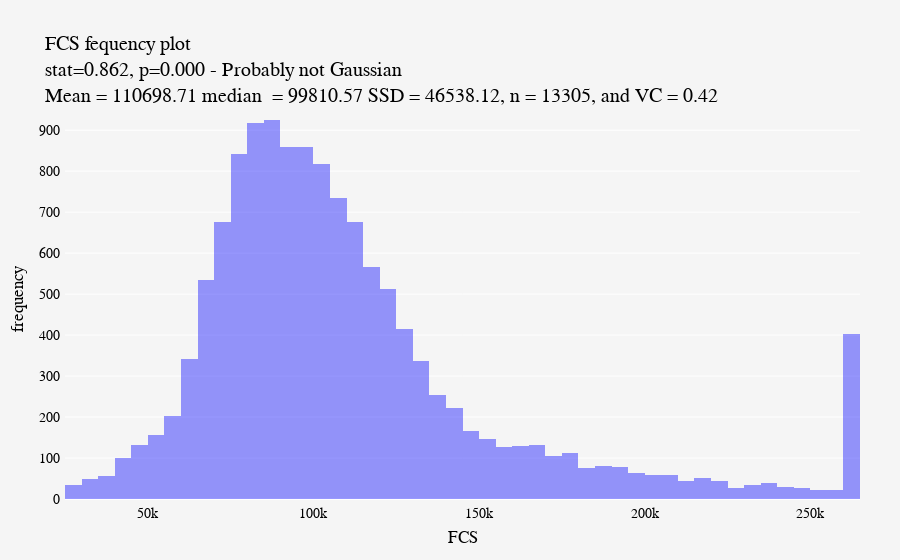

Notebook source saved alongside this figure:
### Markdown cell above
### Plotly

### Code cell
stat, p = shapiro(fcs)

title = 'FCS >>type plot<br>stat=%.3f, p=%.3f'%(stat, p)
if p > 0.05:
    title += ' - Probably Gaussian'
else:
    title += ' - Probably not Gaussian'
    
mu  = np.mean(fcs)
med = np.median(fcs)
ssd = np.std(fcs)
vc  = ssd/mu

title += '<br>Mean = %.2f median  = %.2f SSD = %.2f, n = %d, and VC = %.2f'%(mu, med, ssd, len(fcs), vc)
in_percent = False

fig = go.Figure()

if in_percent:
    title = title.replace(">>type", "distribution")
    fig.add_trace(go.Histogram(x=fcs, histnorm='probability', marker_color='blue', opacity=0.4))
    yaxis_title="probaility (%)"
else:
    title = title.replace(">>type", "fequency")
    fig.add_trace(go.Histogram(x=fcs, marker_color='blue', opacity=0.4))
    yaxis_title="frequency"
        # text=textList_one,
        # hovertemplate = "pos: %{x}<br>count: %{y}</br>%{text}",
        # name=name, marker_line_width=1,

fig.update_layout(
    # barmode = 'group',
    autosize=True,
    title=title,
    # width=width,
    # height=height,
    # template=template,
    margin=dict( l=40, r=40, b=40, t=100, pad=4),
    font=dict(
        family="Arial, bold, monospace",
        size=14,
        color='black'
    ),
    xaxis_title="FCS",
    yaxis_title=yaxis_title,
    paper_bgcolor="whitesmoke",
    plot_bgcolor= "whitesmoke", # lightgrey ivory gainsboro whitesmoke lightsteelblue 'lightcyan' 'azure', white, lightgrey, snow ivory beige powderblue
    showlegend=False
)
fig.show()

### Figure 1 — Plotly figure (JSON) as saved in the notebook; plotly's stock layout.template omitted (floating-point values rounded to 4 significant figures; data arrays with more than 128 entries replaced by an {"elided": "..."} marker saying what was removed)
{"data": [{"marker": {"color": "blue"}, "opacity": 0.4, "type": "histogram", "x": {"elided": "13305 float values"}}], "layout": {"autosize": true, "font": {"color": "black", "family": "Arial, bold, monospace", "size": 14}, "margin": {"b": 40, "l": 40, "pad": 4, "r": 40, "t": 100}, "paper_bgcolor": "whitesmoke", "plot_bgcolor": "whitesmoke", "showlegend": false, "title": {"text": "FCS fequency plot<br>stat=0.862, p=0.000 - Probably not Gaussian<br>Mean = 110698.71 median  = 99810.57 SSD = 46538.12, n = 13305, and VC = 0.42"}, "xaxis": {"title": {"text": "FCS"}}, "yaxis": {"title": {"text": "frequency"}}}}
